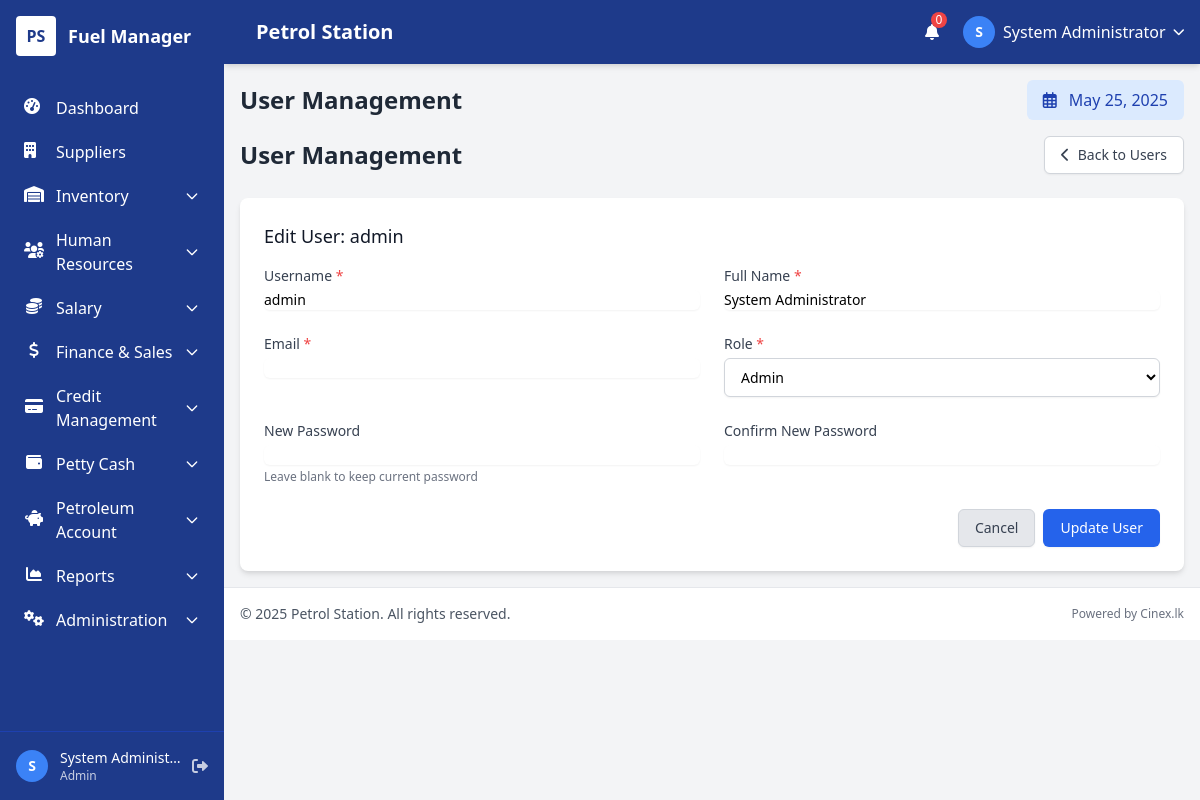
The app's page /users.php?action=edit&id=1 (signed in), older data.
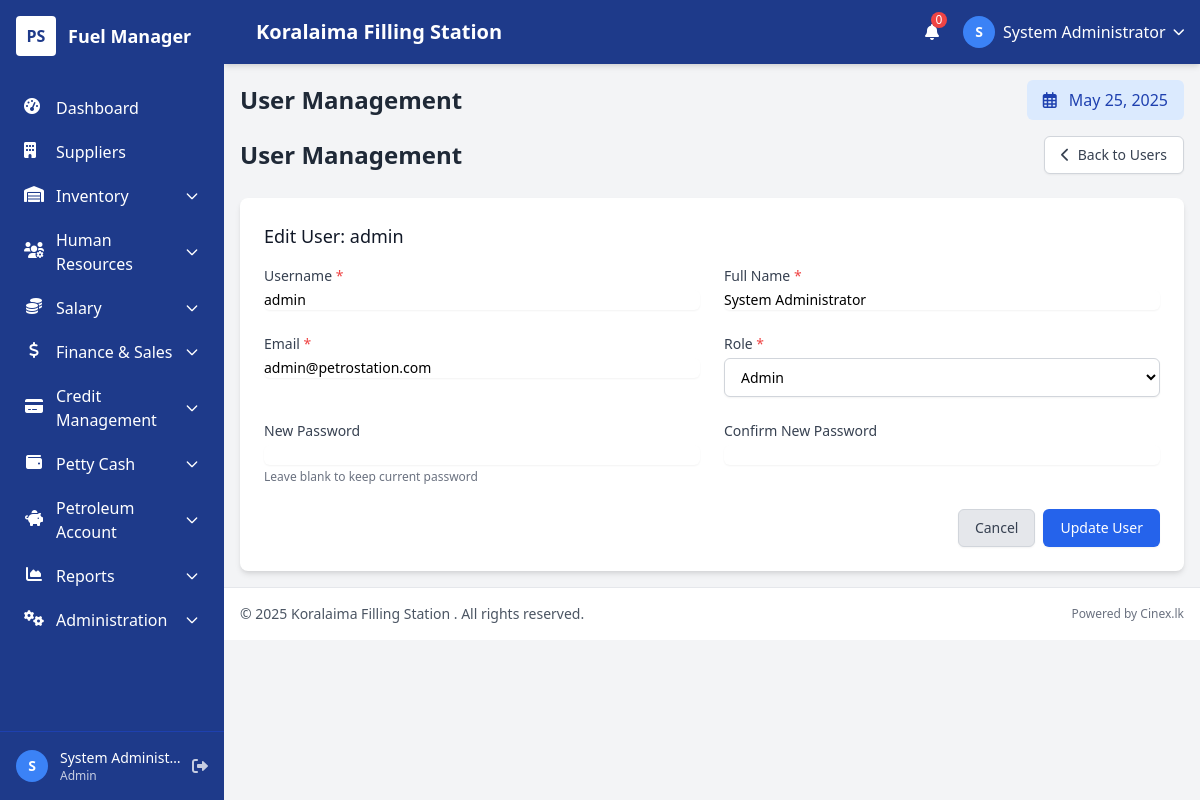
The same page, newer data.
### tables this page shows
CREATE TABLE `users` (
  `user_id` int(11) NOT NULL AUTO_INCREMENT,
  `username` varchar(50) NOT NULL,
  `password` varchar(255) NOT NULL,
  `full_name` varchar(100) NOT NULL,
  `email` varchar(100) NOT NULL,
  `role` enum('admin','manager','cashier','attendant') NOT NULL,
  `status` enum('active','inactive') DEFAULT 'active',
  `created_at` timestamp NULL DEFAULT current_timestamp(),
  `updated_at` timestamp NULL DEFAULT current_timestamp() ON UPDATE current_timestamp(),
  PRIMARY KEY (`user_id`),
  UNIQUE KEY `username` (`username`),
  UNIQUE KEY `email` (`email`)
);

### users.php (the view, shortened to what the changed rows need)
<?php
$page_title = "User Management";
require_once 'includes/header.php';
require_once 'includes/db.php';
$actions = ['list', 'add', 'edit', 'delete', 'status'];
$action = isset($_GET['action']) && in_array($_GET['action'], $actions) ? $_GET['action'] : 'list';
$user_id = isset($_GET['id']) ? (int)$_GET['id'] : 0;
$all_users = [];
$user_data = null;
if ($action === 'edit' && $user_id > 0) {
    $stmt = $conn->prepare("SELECT user_id, username, full_name, email, role, status FROM users WHERE user_id = ?");
    $stmt->bind_param("i", $user_id);
    $stmt->execute();
    $result = $stmt->get_result();
    if ($result->num_rows === 1) {
        $user_data = $result->fetch_assoc();
    } else {
        $message = "User not found";
        $message_type = "error";
        $action = 'list';
    }
}
?>
<div class="mb-6 flex justify-between items-center">
    <h1 class="text-2xl font-bold text-gray-800">User Management</h1>
</div>
<?php if ($action === 'list'): ?>
<div class="bg-white rounded-lg shadow-md overflow-hidden">
    <div class="overflow-x-auto">
        <table class="min-w-full divide-y divide-gray-200">
            <thead class="bg-gray-50">
                <tr>
                    <th scope="col" class="px-6 py-3 text-left text-xs font-medium text-gray-500 uppercase tracking-wider">Username</th>
                    <th scope="col" class="px-6 py-3 text-left text-xs font-medium text-gray-500 uppercase tracking-wider">Name</th>
                    <th scope="col" class="px-6 py-3 text-left text-xs font-medium text-gray-500 uppercase tracking-wider">Email</th>
                    <th scope="col" class="px-6 py-3 text-left text-xs font-medium text-gray-500 uppercase tracking-wider">Role</th>
                    <th scope="col" class="px-6 py-3 text-center text-xs font-medium text-gray-500 uppercase tracking-wider">Status</th>
                    <th scope="col" class="px-6 py-3 text-center text-xs font-medium text-gray-500 uppercase tracking-wider">Created</th>
                    <th scope="col" class="px-6 py-3 text-right text-xs font-medium text-gray-500 uppercase tracking-wider">Actions</th>
                </tr>
            </thead>
            <tbody class="bg-white divide-y divide-gray-200">
                <?php if (empty($all_users)): ?>
                <tr>
                    <td colspan="7" class="px-6 py-4 text-center text-gray-500">No users found</td>
                </tr>
                <?php else: ?>
                <?php foreach ($all_users as $user): ?>
                <tr>
                    <td class="px-6 py-4 whitespace-nowrap text-sm font-medium text-gray-900">
                        <?= htmlspecialchars($user['username']) ?>
                    </td>
                    <td class="px-6 py-4 whitespace-nowrap text-sm text-gray-500">
                        <?= htmlspecialchars($user['full_name']) ?>
                    </td>
                    <td class="px-6 py-4 whitespace-nowrap text-sm text-gray-500">
                        <?= htmlspecialchars($user['email'] ?? '') ?>
                    </td>
                    <td class="px-6 py-4 whitespace-nowrap text-sm text-gray-500">
                        <span class="px-2 inline-flex text-xs leading-5 font-semibold rounded-full
                            <?php
                            switch ($user['role']) {
                                case 'admin':
                                    echo 'bg-purple-100 text-purple-800';
                                    break;
                                case 'manager':
                                    echo 'bg-blue-100 text-blue-800';
                                    break;
                                case 'cashier':
                                    echo 'bg-green-100 text-green-800';
                                    break;
                                case 'attendant':
                                    echo 'bg-yellow-100 text-yellow-800';
                                    break;
                                default:
                                    echo 'bg-gray-100 text-gray-800';
                            }
                            ?>">
                            <?= ucfirst(htmlspecialchars($user['role'])) ?>
                        </span>
                    </td>
                    <td class="px-6 py-4 whitespace-nowrap text-center">
                        <span class="px-2 inline-flex text-xs leading-5 font-semibold rounded-full <?= $user['status'] === 'active' ? 'bg-green-100 text-green-800' : 'bg-red-100 text-red-800' ?>">
                            <?= ucfirst($user['status']) ?>
                        </span>
                    </td>
                    <td class="px-6 py-4 whitespace-nowrap text-center text-sm text-gray-500">
                        <?= date('M d, Y', strtotime($user['created_at'])) ?>
                    </td>
                    <td class="px-6 py-4 whitespace-nowrap text-right text-sm font-medium">
                        <a href="?action=edit&id=<?= $user['user_id'] ?>" class="text-indigo-600 hover:text-indigo-900 mr-3">
                            <i class="fas fa-edit"></i> Edit
                        </a>
                        <?php if ($user['user_id'] !== $_SESSION['user_id']):  ?>
                            <?php if ($user['status'] === 'active'): ?>
                                <a href="?action=status&id=<?= $user['user_id'] ?>&status=inactive" class="text-red-600 hover:text-red-900" onclick="return confirm('Are you sure you want to deactivate this user?')">
                                    <i class="fas fa-ban"></i> Deactivate
                                </a>
                            <?php else: ?>
                                <a href="?action=status&id=<?= $user['user_id'] ?>&status=active" class="text-green-600 hover:text-green-900">
                                    <i class="fas fa-check-circle"></i> Activate
                                </a>
                            <?php endif; ?>
                        <?php endif; ?>
                    </td>
                </tr>
                <?php endforeach; ?>
                <?php endif; ?>
            </tbody>
        </table>
    </div>
</div>
<?php elseif ($action === 'edit' && $user_data): ?>
<div class="bg-white rounded-lg shadow-md p-6">
    <h2 class="text-lg font-medium text-gray-900 mb-4">Edit User: <?= htmlspecialchars($user_data['username']) ?></h2>
    <form method="POST" action="">
        <div class="grid grid-cols-1 md:grid-cols-2 gap-6">
            <div>
                <label for="username" class="block text-sm font-medium text-gray-700">Username <span class="text-red-500">*</span></label>
                <input type="text" name="username" id="username" required value="<?= htmlspecialchars($user_data['username']) ?>" class="mt-1 focus:ring-blue-500 focus:border-blue-500 block w-full shadow-sm sm:text-sm border-gray-300 rounded-md">
            </div>
            <div>
                <label for="full_name" class="block text-sm font-medium text-gray-700">Full Name <span class="text-red-500">*</span></label>
                <input type="text" name="full_name" id="full_name" required value="<?= htmlspecialchars($user_data['full_name']) ?>" class="mt-1 focus:ring-blue-500 focus:border-blue-500 block w-full shadow-sm sm:text-sm border-gray-300 rounded-md">
            </div>
            <div>
                <label for="email" class="block text-sm font-medium text-gray-700">Email <span class="text-red-500">*</span></label>
                <input type="email" name="email" id="email" required value="<?= htmlspecialchars($user_data['email']) ?>" class="mt-1 focus:ring-blue-500 focus:border-blue-500 block w-full shadow-sm sm:text-sm border-gray-300 rounded-md">
            </div>
            <div>
                <label for="role" class="block text-sm font-medium text-gray-700">Role <span class="text-red-500">*</span></label>
                <select name="role" id="role" required class="mt-1 block w-full py-2 px-3 border border-gray-300 bg-white rounded-md shadow-sm focus:outline-none focus:ring-blue-500 focus:border-blue-500 sm:text-sm">
                    <option value="admin" <?= $user_data['role'] === 'admin' ? 'selected' : '' ?>>Admin</option>
                </select>
            </div>
            <div>
                <label for="new_password" class="block text-sm font-medium text-gray-700">New Password</label>
                <input type="password" name="new_password" id="new_password" minlength="6" class="mt-1 focus:ring-blue-500 focus:border-blue-500 block w-full shadow-sm sm:text-sm border-gray-300 rounded-md">
                <p class="mt-1 text-xs text-gray-500">Leave blank to keep current password</p>
            </div>
            <div>
                <label for="confirm_password" class="block text-sm font-medium text-gray-700">Confirm New Password</label>
                <input type="password" name="confirm_password" id="confirm_password" minlength="6" class="mt-1 focus:ring-blue-500 focus:border-blue-500 block w-full shadow-sm sm:text-sm border-gray-300 rounded-md">
            </div>
        </div>
        <div class="mt-6 flex justify-end">
            <a href="?action=list" class="bg-gray-200 py-2 px-4 border border-gray-300 rounded-md shadow-sm text-sm font-medium text-gray-700 hover:bg-gray-300 focus:outline-none focus:ring-2 focus:ring-offset-2 focus:ring-gray-500 mr-2">
                Cancel
            </a>
            <button type="submit" name="edit_user" class="inline-flex justify-center py-2 px-4 border border-transparent shadow-sm text-sm font-medium rounded-md text-white bg-blue-600 hover:bg-blue-700 focus:outline-none focus:ring-2 focus:ring-offset-2 focus:ring-blue-500">
                Update User
            </button>
        </div>
    </form>
</div>
<?php endif; ?>
<?php
require_once 'includes/footer.php';
?>

### includes/header.php (shortened to what the changed rows need)
<?php
$current_page = basename($_SERVER['PHP_SELF']);
$user_data = null;
if (isset($_SESSION['user_id'])) {
    require_once __DIR__ . '/db.php';
    $stmt = $conn->prepare("SELECT user_id, username, full_name, role FROM users WHERE user_id = ?");
    $stmt->bind_param("i", $_SESSION['user_id']);
    $stmt->execute();
    $result = $stmt->get_result();
    $user_data = $result->fetch_assoc();
}
$company_name = get_setting('company_name', 'Fuel Manager');
$current_date = date('F d, Y');
?>
<!DOCTYPE html>
<html lang="en">
<head>
    <link href="https://cdn.jsdelivr.net/npm/tailwindcss@2.2.19/dist/tailwind.min.css" rel="stylesheet">
    <link rel="stylesheet" href="https://cdnjs.cloudflare.com/ajax/libs/font-awesome/6.0.0/css/all.min.css">
</head>
<body class="bg-gray-100">
    <?php if ($current_page != 'login.php'): ?>
    <div class="min-h-screen">
        <?php include_once __DIR__ . '/sidebar.php'; ?>
        <div id="main-content-wrapper">
            <header class="bg-header shadow-md z-20 sticky top-0 main-header">
                <div class="flex justify-between items-center h-16 px-4">
                    <div class="flex items-center">
                        <div class="ml-4 text-white text-xl font-semibold">
                            <?= htmlspecialchars($company_name) ?>
                        </div>
                    </div>
                    <div class="flex items-center space-x-4">
                        <div class="relative">
                            <button class="text-white p-2 rounded-full hover:bg-sidebar-active focus:outline-none">
                                <i class="fas fa-bell"></i>
                                <span class="absolute top-0 right-0 h-4 w-4 bg-red-500 rounded-full text-xs flex items-center justify-center">
                                    0
                                </span>
                            </button>
                        </div>
                        <?php if ($user_data): ?>
                        <div class="relative">
                            <button id="user-menu-button" class="flex items-center space-x-2 text-white focus:outline-none">
                                <div class="w-8 h-8 rounded-full bg-secondary flex items-center justify-center">
                                    <?php
                                    $initials = 'S';
                                    if (isset($user_data['full_name'])) {
                                        $name_parts = explode(' ', $user_data['full_name']);
                                        $initials = strtoupper(substr($name_parts[0], 0, 1));
                                        if (count($name_parts) > 1) {
                                            $initials = strtoupper(substr($name_parts[0], 0, 1));
                                        }
                                    }
                                    ?>
                                    <span class="text-sm font-bold"><?= $initials ?></span>
                                </div>
                                <span class="hidden md:inline"><?= htmlspecialchars($user_data['full_name']) ?></span>
                                <i class="fas fa-chevron-down text-xs"></i>
                            </button>
                        </div>
                        <?php endif; ?>
                    </div>
                </div>
            </header>
            <main class="p-4">
                <?php if (isset($page_title)): ?>
                <div class="flex flex-col md:flex-row justify-between items-start md:items-center mb-4">
                    <div>
                        <h1 class="text-2xl font-bold text-gray-800"><?= htmlspecialchars($page_title) ?></h1>
                    </div>
                    <div class="bg-blue-100 px-4 py-2 rounded-md text-blue-800 font-medium mt-4 md:mt-0">
                        <i class="far fa-calendar-alt mr-2"></i> <?= $current_date ?>
                    </div>
                </div>
                <?php endif; ?>
    <?php endif; ?>

### includes/footer.php (shortened to what the changed rows need)
<?php
$current_year = date('Y');
$current_page = basename($_SERVER['PHP_SELF']);
if ($current_page != 'login.php'):
?>
                </main>
                <footer class="bg-footer border-t border-gray-200 p-4 mt-auto main-footer">
                    <div class="flex flex-col md:flex-row justify-between items-center">
                        <div class="text-sm text-gray-600">
                            &copy; <?= $current_year ?> <?= get_setting('company_name', 'Fuel Manager') ?>. All rights reserved.
                        </div>
                        <div class="text-xs text-gray-500 mt-1 md:mt-0">
                            Powered by Cinex.lk
                        </div>
                    </div>
                </footer>
            </div>
        </div>
    </body>
</html>
<?php endif; ?>

Row changes from the older to the newer data that the page shows:
changed users "admin": email (not shown) → "admin@petrostation.com"
Text that changed along with them:
$company_name: "Petrol Station" → "Koralaima Filling Station"
get_setting('company_name', 'Fuel Manager'): "Petrol Station" → "Koralaima Filling Station"
